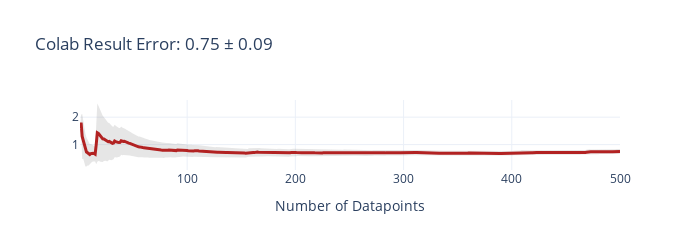
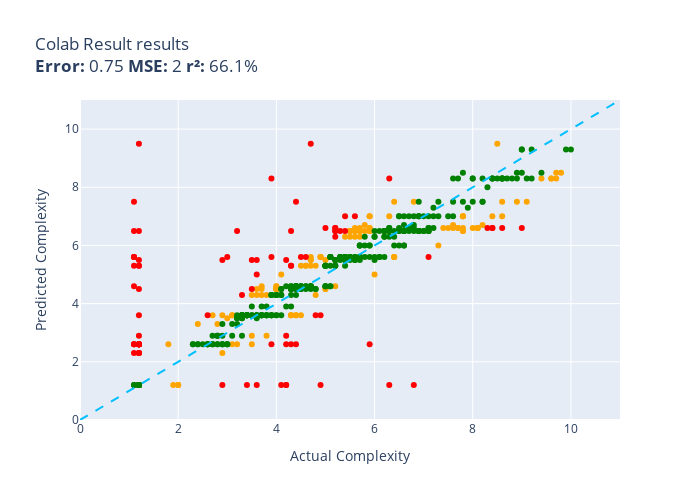

The cell these charts' notebook holds for them, in order:
### Markdown cell above
### Eval results from colab

### Code cell
results = [7.5, 8.3, 3.9, 9.3, 2.9, 1.2, 3.5, 6.5, 6.5, 4.3, 6.5, 3.6, 7.5, 4.5, 4.3, 7.5, 9.5, 5.0, 5.5, 7.3, 2.6, 7.0, 7.0, 5.6, 4.6, 1.2, 6.5, 7.0, 5.3, 5.5, 3.6, 2.6, 4.6, 2.6, 5.6, 2.6, 6.5, 8.3, 4.5, 6.3, 7.5, 2.6, 3.6, 4.5, 6.3, 2.9, 4.5, 3.6, 8.3, 1.2, 8.3, 5.3, 9.3, 5.5, 6.3, 5.5, 4.6, 8.3, 7.0, 4.5, 5.6, 6.5, 3.6, 3.5, 1.2, 6.3, 5.6, 6.3, 6.5, 5.3, 5.6, 3.6, 6.3, 6.6, 1.2, 2.6, 6.5, 3.6, 3.6, 2.6, 5.6, 2.6, 2.6, 8.3, 7.5, 4.6, 5.6, 2.6, 6.5, 8.5, 1.2, 5.6, 6.5, 6.3, 3.3, 2.9, 7.0, 8.3, 7.5, 7.0, 7.5, 3.5, 1.2, 6.5, 4.6, 6.5, 8.5, 2.6, 4.6, 4.5, 4.6, 3.6, 6.3, 4.6, 5.3, 3.6, 5.5, 6.5, 1.2, 5.6, 1.2, 5.6, 5.5, 2.6, 4.6, 2.6, 8.3, 4.3, 5.6, 4.6, 4.5, 6.3, 5.6, 4.5, 7.0, 5.6, 9.5, 3.5, 5.6, 8.3, 6.5, 5.5, 7.0, 4.5, 3.6, 7.0, 5.6, 5.6, 3.3, 6.5, 5.6, 2.6, 4.6, 6.5, 6.6, 3.3, 5.3, 2.6, 5.0, 6.6, 1.2, 3.9, 7.5, 6.5, 2.6, 6.5, 7.0, 3.6, 4.3, 7.0, 3.6, 8.5, 2.6, 5.6, 2.6, 1.2, 2.3, 7.0, 2.6, 4.5, 3.6, 5.5, 3.6, 2.3, 2.9, 7.5, 3.6, 4.5, 3.6, 6.0, 2.3, 5.5, 4.6, 8.3, 6.6, 2.6, 6.6, 3.6, 6.5, 8.3, 3.6, 8.3, 4.5, 1.2, 4.6, 4.3, 6.0, 3.6, 9.3, 6.6, 2.6, 5.3, 4.3, 5.6, 6.7, 5.5, 9.3, 3.6, 6.0, 6.5, 7.5, 5.6, 5.3, 7.0, 2.9, 1.2, 3.5, 6.6, 6.6, 4.5, 2.6, 7.0, 5.6, 8.3, 3.6, 7.0, 7.0, 8.5, 5.3, 3.6, 4.6, 5.3, 2.6, 2.9, 5.5, 3.6, 6.7, 6.5, 4.6, 6.7, 6.5, 4.6, 3.6, 3.6, 6.6, 6.5, 5.6, 1.2, 7.0, 6.0, 6.0, 6.5, 6.5, 4.3, 5.3, 1.2, 4.3, 6.5, 6.5, 3.6, 3.6, 6.6, 3.6, 6.0, 6.0, 3.6, 6.0, 6.6, 8.3, 4.6, 5.6, 3.6, 3.6, 1.2, 1.2, 5.5, 2.9, 8.5, 2.6, 8.5, 3.6, 4.3, 6.6, 6.5, 2.6, 2.6, 5.5, 2.6, 3.3, 7.3, 4.3, 1.2, 5.3, 9.5, 5.3, 2.6, 4.5, 6.5, 6.5, 3.9, 4.5, 8.3, 6.5, 3.9, 4.6, 2.6, 4.5, 3.6, 4.5, 8.3, 5.6, 4.6, 2.6, 5.0, 6.0, 1.2, 4.6, 2.6, 4.6, 1.2, 3.9, 2.6, 6.5, 5.6, 8.3, 3.6, 8.3, 6.3, 5.5, 1.2, 7.5, 6.5, 4.5, 4.3, 5.3, 5.5, 5.5, 6.6, 6.5, 4.6, 7.5, 2.6, 6.5, 6.5, 6.3, 4.5, 6.7, 6.6, 6.6, 5.5, 3.5, 4.6, 2.6, 4.6, 6.6, 3.6, 5.6, 8.3, 3.6, 5.6, 5.6, 8.3, 3.6, 6.6, 4.5, 6.5, 5.3, 4.6, 6.6, 2.6, 5.6, 4.6, 2.6, 2.9, 5.6, 2.6, 5.6, 4.6, 5.3, 5.3, 2.6, 4.5, 7.0, 1.2, 3.6, 8.3, 4.6, 6.5, 6.5, 4.3, 5.3, 6.5, 2.6, 6.6, 3.6, 7.0, 5.6, 6.6, 5.6, 7.0, 1.2, 3.6, 4.3, 3.6, 1.2, 4.5, 6.5, 1.2, 6.5, 5.3, 6.6, 3.6, 7.0, 9.3, 3.6, 6.5, 5.6, 6.6, 1.2, 5.6, 6.0, 3.6, 8.3, 5.6, 7.5, 3.6, 5.6, 7.0, 4.6, 2.6, 6.6, 5.5, 3.6, 8.3, 3.6, 3.3, 6.5, 5.6, 6.7, 5.6, 2.3, 2.9, 6.6, 4.3, 4.3, 4.5, 6.3, 2.6, 6.5, 2.3, 6.0, 3.6, 3.6, 1.2, 3.6, 6.6, 4.5, 7.0, 8.3, 6.5, 1.2, 6.6, 6.6, 4.3, 2.6, 5.6, 2.6, 6.5, 5.3, 7.5, 5.5, 5.3, 5.6, 2.9, 6.6, 4.5, 2.9, 1.2, 8.0, 6.5, 6.6, 7.0, 5.3, 6.5, 2.6, 6.6, 5.6, 2.6, 6.5, 4.5]

counter = 0
def colab_result(item):
    global counter
    score = results[counter]
    counter += 1
    return score

evaluate(colab_result, test)

### Figure 1 — Plotly figure (JSON) as saved in the notebook; plotly's stock layout.template omitted (floating-point values rounded to 4 significant figures; data arrays with more than 128 entries replaced by an {"elided": "..."} marker saying what was removed)
{"data": [{"fill": "toself", "fillcolor": "rgba(128,128,128,0.2)", "hoverinfo": "skip", "line": {"color": "rgba(255,255,255,0)"}, "name": "95% CI", "showlegend": false, "type": "scatter", "x": {"elided": "1000 int values"}, "y": {"elided": "1000 float values"}}, {"customdata": {"elided": "500x1 float values"}, "hovertemplate": "n=%{x}<br>Avg Error=%{y:,.2f}<br>±95% CI=%{customdata[0]:,.2f}<extra></extra>", "line": {"color": "firebrick", "width": 3}, "mode": "lines", "name": "Cumulative Avg Error", "type": "scatter", "x": {"elided": "500 int values"}, "y": {"elided": "500 float values"}}], "layout": {"height": 250, "showlegend": false, "title": {"text": "Colab Result Error: 0.75 ± 0.09"}, "width": 700, "xaxis": {"title": {"text": "Number of Datapoints"}}}}

### Figure 2 — Plotly figure (JSON) as saved in the notebook; plotly's stock layout.template omitted (floating-point values rounded to 4 significant figures; data arrays with more than 128 entries replaced by an {"elided": "..."} marker saying what was removed)
{"data": [{"customdata": [["(function (stmt, cfg) {\n            this...<br>Guess=7.5 Actual=9.1"], ["(function() {\n    var tok = this.expect(...<br>Guess=4.3 Actual=4.8"], ["const getLocation = () => {\n    var trac...<br>Guess=6.5 Actual=5.5"], ["const functionEntry = (name) => {\n      ...<br>Guess=3.6 Actual=4.4"], ["const use = (plugin, options) => {\n  uti...<br>Guess=4.5 Actual=4.0"], ["const abstractDegreeCentrality = (assign...<br>Guess=5.0 Actual=6.0"], ["(function(patch) {\n\t\t\t// patch [key, nul...<br>Guess=7.0 Actual=5.9"], ["const is_crossDomain = (url) => {\n    va...<br>Guess=6.5 Actual=5.5"], ["(function(rm, oRoadMap, oStep, aAddition...<br>Guess=7.0 Actual=8.4"], ["const hasLanguageChanged = ( languageSet...<br>Guess=3.6 Actual=2.9"], ["const createNav = (sources) => {\n  const...<br>Guess=2.6 Actual=1.8"], ["const compareWebhooks = (webhook, name, ...<br>Guess=6.5 Actual=5.5"], ["(function (type, para) {\n\n\t\t// avoid flo...<br>Guess=8.3 Actual=9.6"], ["const moveSelection = (forward, reset) =...<br>Guess=7.5 Actual=8.6"], ["(function (start, end, points, iMap, res...<br>Guess=6.3 Actual=5.5"], ["const pongOnTheFlyCreModalFromMeta = (id...<br>Guess=4.5 Actual=4.0"], ["(function(proposals) {\r\n\t\t\t// get rid of...<br>Guess=5.5 Actual=4.7"], ["const _Markdown_formatOptions = (options...<br>Guess=4.6 Actual=3.7"], ["(function (name, languages) {\n        va...<br>Guess=4.5 Actual=4.0"], ["const mountClassInstance = (workInProgre...<br>Guess=6.5 Actual=5.5"], ["(function(current_templates) {\n\n\t\tvar i ...<br>Guess=6.3 Actual=5.4"], ["const translateTemplates = (templates) =...<br>Guess=5.6 Actual=4.9"], ["const isKeyword = (id) => {\n        swit...<br>Guess=6.6 Actual=7.6"], ["const getConfigElement = (name) => {\n   ...<br>Guess=1.2 Actual=2.0"], ["const computeStackTrace = (ex, depth) =>...<br>Guess=5.6 Actual=6.4"], ["(function(path_config) {\n\n\t\tvar view,\n\t\t...<br>Guess=5.6 Actual=6.4"], ["(function(removeTarget) {\n        var me...<br>Guess=3.3 Actual=2.8"], ["const convertGeopoint = (point) => {\n  c...<br>Guess=7.5 Actual=6.8"], ["(function(editorContext, context, astMan...<br>Guess=6.5 Actual=7.8"], ["const buildViewAttribsSpecial = ( attNam...<br>Guess=8.5 Actual=9.7"], ["(function ( args, value, obj ) {\n\t\targs ...<br>Guess=6.5 Actual=5.6"], ["const render = (element, opts) => {\n    ...<br>Guess=8.3 Actual=9.6"], ["const stripProjectRoot = (projectRoot, f...<br>Guess=4.3 Actual=3.7"], ["(function(source) {\n    var copy, i, len...<br>Guess=5.6 Actual=4.9"], ["(function(language_slug, project_slug, r...<br>Guess=7.0 Actual=8.6"], ["const isValid = (type, value) => {\n     ...<br>Guess=9.5 Actual=8.5"], ["(function(cells, reflow) {\n    var colum...<br>Guess=4.5 Actual=3.6"], ["(function(e) {\n          el.off('mousemo...<br>Guess=3.6 Actual=4.3"], ["const _gpfDispatchEvent = (event, params...<br>Guess=4.6 Actual=4.0"], ["const buildQuery = (opts, globalSearch) ...<br>Guess=5.0 Actual=4.1"], ["const loadConfig = (opts) => {\n  if (opt...<br>Guess=2.6 Actual=3.2"], ["const toGradientData = (v1, v2, v3, v4, ...<br>Guess=8.5 Actual=9.8"], ["const PromiseResolutionHandlerFunction =...<br>Guess=3.6 Actual=4.4"], ["const _extensionsToAsn1 = (exts) => {\n  ...<br>Guess=5.5 Actual=5.0"], ["const createElement = (config) => {\n    ...<br>Guess=8.3 Actual=9.7"], ["const prop = (dest, pd, src, isrc, ndflt...<br>Guess=6.6 Actual=8.0"], ["const existing_stats = (stats_type, buck...<br>Guess=4.3 Actual=3.6"], ["const arraySample = (arr, num, remove) =...<br>Guess=5.5 Actual=4.7"], ["const ensureModelMixin = ( model, collec...<br>Guess=3.6 Actual=3.1"], ["const reportManualError = (err, request,...<br>Guess=5.3 Actual=4.6"], ["(function (ax, ay, bx, by, cx, cy, dx, d...<br>Guess=7.0 Actual=5.9"], ["const through2 = (construct) => {\n  retu...<br>Guess=3.5 Actual=3.0"], ["(function (seq, begin, end) {\n\tvar slice...<br>Guess=6.6 Actual=5.9"], ["const strftime = (offsetObject) => {\n  r...<br>Guess=6.6 Actual=7.8"], ["(function(opt_randFunc) {\n    var randFu...<br>Guess=2.6 Actual=3.1"], ["(function(asInterface) {\n    const resul...<br>Guess=7.0 Actual=7.8"], ["const parseGroupExpression = () => {\n   ...<br>Guess=7.0 Actual=7.8"], ["(function() {\n      switch (this.type) {...<br>Guess=5.3 Actual=4.6"], ["const makeReflectTypes = (uniforms, useI...<br>Guess=6.7 Actual=7.6"], ["const _updateChildNodes = (container, ch...<br>Guess=6.7 Actual=5.8"], ["const Inputter = (options, components) =...<br>Guess=6.5 Actual=5.9"], ["const setaddall = (set, iterable) => {\n ...<br>Guess=3.6 Actual=4.5"], ["function createProgramInfo(\n    gl, shad...<br>Guess=3.6 Actual=2.7"], ["const injectElementWithStyles = ( rule, ...<br>Guess=6.6 Actual=5.7"], ["(function(templateName, data) {\n\t\tvar va...<br>Guess=7.0 Actual=7.8"], ["(function() {\n    this._super.apply(this...<br>Guess=1.2 Actual=2.0"], ["const FusionPoseSensor = (kFilter, predi...<br>Guess=6.5 Actual=5.7"], ["(function( buffer, offset ) {\n\n    offse...<br>Guess=6.6 Actual=5.6"], ["const xbDebugApplyFunction = (funcname, ...<br>Guess=4.6 Actual=4.0"], ["(function(number, pad) {\n      var endia...<br>Guess=5.6 Actual=4.7"], ["const getDefinition = (name) => {\n  var ...<br>Guess=2.9 Actual=3.8"], ["const evaluateLatch = (resolver, options...<br>Guess=6.6 Actual=7.4"], ["const resolvePath = (filepath) => {\n  fi...<br>Guess=6.5 Actual=5.9"], ["const mergeOptions = (defaults, settings...<br>Guess=4.3 Actual=3.5"], ["const parseCallee = (node) => {\n  const ...<br>Guess=4.5 Actual=4.0"], ["const ortho = (left, right, bottom, top,...<br>Guess=2.6 Actual=3.5"], ["const formatError = (err, input) => {\n  ...<br>Guess=4.5 Actual=5.0"], ["const SocketServices = ( options ) => {\n...<br>Guess=3.6 Actual=4.3"], ["(function() {\n    var jsPath, scripts, i...<br>Guess=6.3 Actual=5.7"], ["const parseRegion = (input) => {\n       ...<br>Guess=6.5 Actual=5.7"], ["const advance = (id, t) => {\n        swi...<br>Guess=7.5 Actual=6.4"], ["(function(image, x, y, options) {\n      ...<br>Guess=4.5 Actual=4.0"], ["const parser = (file, callback) => {\n  /...<br>Guess=6.7 Actual=8.2"], ["(function (options) {\n        _.isString...<br>Guess=6.6 Actual=8.1"], ["(function (level, message, tag, data) {\n...<br>Guess=6.6 Actual=8.1"], ["(function( ev, element ) {\n\t\t\tvar isLeft...<br>Guess=4.5 Actual=5.0"], ["(function(containerBlock) {\n    var clau...<br>Guess=5.3 Actual=4.8"], ["(function(sPropertyName, sSortOrder) {\n\t...<br>Guess=4.5 Actual=4.0"], ["const _createMethod = (definition, metho...<br>Guess=4.6 Actual=5.2"], ["const _default = (base, link) => {\n  // ...<br>Guess=5.3 Actual=4.5"], ["const isConstant = (node, inBooleanPosit...<br>Guess=6.6 Actual=8.1"], ["(function (s, o) {\n        if (o) {\n    ...<br>Guess=6.6 Actual=7.7"], ["(function(feature, pixel) {\n            ...<br>Guess=1.2 Actual=1.9"], ["const removeElement = ( element, enterTa...<br>Guess=6.5 Actual=5.5"], ["(function(date, value, period) {\n       ...<br>Guess=3.6 Actual=4.3"], ["(function( element, fullMatch ) {\n\t\t\tvar...<br>Guess=7.0 Actual=6.3"], ["const _compressOther = (json, aKeys) => ...<br>Guess=3.6 Actual=3.1"], ["const GPT = ( options ) => {\n\n  if( !(th...<br>Guess=6.5 Actual=5.6"], ["const Node = (config) => {\n    RED.nodes...<br>Guess=5.6 Actual=6.4"], ["function createPlaneVertices(\n    width,...<br>Guess=6.0 Actual=7.3"], ["(function() {\n\n      var matches = this....<br>Guess=8.3 Actual=9.4"], ["(function (paths) {\n\t\t\tvar maxX = Number...<br>Guess=5.6 Actual=4.9"], ["(function ( timeCode, frameRate, dropFra...<br>Guess=7.5 Actual=8.9"], ["const getStyle = (element) => {\n    cons...<br>Guess=3.3 Actual=2.4"], ["const StreamClient = (options) => {\n    ...<br>Guess=6.5 Actual=7.8"], ["(function(record) {\n\n\t\tif (Lava.schema.D...<br>Guess=2.3 Actual=2.9"], ["(function (url, callback, options) {\n   ...<br>Guess=2.9 Actual=3.5"], ["(function( item, index ) {\n        $.con...<br>Guess=4.5 Actual=3.7"], ["const trigger = (event) => {\n\t\tvar args;...<br>Guess=6.3 Actual=5.6"], ["const swagger20TypeFor = (type) => {\n   ...<br>Guess=6.5 Actual=5.7"], ["const inlineHandler = (string, selection...<br>Guess=6.6 Actual=5.9"], ["const makeLink = (rel, ldo) => {\n  var i...<br>Guess=4.3 Actual=3.8"], ["const splitLongWord = (word, widths_arra...<br>Guess=5.3 Actual=4.7"], ["const getViewRoot = (source) => {\n\tconst...<br>Guess=6.5 Actual=5.8"], ["const SimpleColorPicker = (options) => {...<br>Guess=6.6 Actual=7.7"], ["(function(name, value) {\n        // Retu...<br>Guess=6.6 Actual=7.5"]], "hovertemplate": "%{customdata[0]}<extra></extra>", "legendgroup": "orange", "marker": {"color": "orange", "size": 6, "symbol": "circle"}, "mode": "markers", "name": "orange", "orientation": "v", "showlegend": true, "type": "scatter", "x": [9.1, 4.8, 5.5, 4.4, 4.0, 6.0, 5.9, 5.5, 8.4, 2.9, 1.8, 5.5, 9.6, 8.6, 5.5, 4.0, 4.7, 3.7, 4.0, 5.5, 5.4, 4.9, 7.6, 2.0, 6.4, 6.4, 2.8, 6.8, 7.8, 9.7, 5.6, 9.6, 3.7, 4.9, 8.6, 8.5, 3.6, 4.3, 4.0, 4.1, 3.2, 9.8, 4.4, 5.0, 9.7, 8.0, 3.6, 4.7, 3.1, 4.6, 5.9, 3.0, 5.9, 7.8, 3.1, 7.8, 7.8, 4.6, 7.6, 5.8, 5.9, 4.5, 2.7, 5.7, 7.8, 2.0, 5.7, 5.6, 4.0, 4.7, 3.8, 7.4, 5.9, 3.5, 4.0, 3.5, 5.0, 4.3, 5.7, 5.7, 6.4, 4.0, 8.2, 8.1, 8.1, 5.0, 4.8, 4.0, 5.2, 4.5, 8.1, 7.7, 1.9, 5.5, 4.3, 6.3, 3.1, 5.6, 6.4, 7.3, 9.4, 4.9, 8.9, 2.4, 7.8, 2.9, 3.5, 3.7, 5.6, 5.7, 5.9, 3.8, 4.7, 5.8, 7.7, 7.5], "xaxis": "x", "y": [7.5, 4.3, 6.5, 3.6, 4.5, 5.0, 7.0, 6.5, 7.0, 3.6, 2.6, 6.5, 8.3, 7.5, 6.3, 4.5, 5.5, 4.6, 4.5, 6.5, 6.3, 5.6, 6.6, 1.2, 5.6, 5.6, 3.3, 7.5, 6.5, 8.5, 6.5, 8.3, 4.3, 5.6, 7.0, 9.5, 4.5, 3.6, 4.6, 5.0, 2.6, 8.5, 3.6, 5.5, 8.3, 6.6, 4.3, 5.5, 3.6, 5.3, 7.0, 3.5, 6.6, 6.6, 2.6, 7.0, 7.0, 5.3, 6.7, 6.7, 6.5, 3.6, 3.6, 6.6, 7.0, 1.2, 6.5, 6.6, 4.6, 5.6, 2.9, 6.6, 6.5, 4.3, 4.5, 2.6, 4.5, 3.6, 6.3, 6.5, 7.5, 4.5, 6.7, 6.6, 6.6, 4.5, 5.3, 4.5, 4.6, 5.3, 6.6, 6.6, 1.2, 6.5, 3.6, 7.0, 3.6, 6.5, 5.6, 6.0, 8.3, 5.6, 7.5, 3.3, 6.5, 2.3, 2.9, 4.5, 6.3, 6.5, 6.6, 4.3, 5.3, 6.5, 6.6, 6.6], "yaxis": "y"}, {"customdata": [["const processConfig = (config) => {\n    ...<br>Guess=8.3 Actual=6.3"], ["const checkGroup = (nodes) => {\n        ...<br>Guess=7.5 Actual=1.1"], ["(function(s) {\r\n\t\t\ts = tinymce.trim(s);\r...<br>Guess=9.5 Actual=1.2"], ["const getWeight = (labels, labelWeight) ...<br>Guess=2.6 Actual=1.1"], ["const runScript = (code) => {\n    var an...<br>Guess=4.6 Actual=1.1"], ["(function(req, res) {\n    var params = U...<br>Guess=4.5 Actual=1.2"], ["(function(r, g, b, a) {\n    var rgb = [r...<br>Guess=2.6 Actual=1.1"], ["(function ( buttonSet, wrapper )\n\t{\n\t\tva...<br>Guess=6.3 Actual=5.2"], ["const getToken = (options) => {\n    retu...<br>Guess=2.6 Actual=4.4"], ["const Decoder = () => {\n    var skip = 0...<br>Guess=2.6 Actual=4.2"], ["(function(value) {\n        switch (value...<br>Guess=6.5 Actual=5.2"], ["(function(other) {\n\tvar me = this.region...<br>Guess=1.2 Actual=4.2"], ["const makeEvent = (entry, hostname) => {...<br>Guess=2.9 Actual=1.2"], ["(function(isInstant) {\n      if (this._l...<br>Guess=1.2 Actual=2.9"], ["const isGlob = (candidate) => {\n  if (ty...<br>Guess=2.6 Actual=1.1"], ["const tableFromMethods = (methodsArr) =>...<br>Guess=2.6 Actual=1.2"], ["(function() {\n    var flashBridge = _fla...<br>Guess=5.6 Actual=3.9"], ["(function (referencePath, baseLogicalPat...<br>Guess=2.6 Actual=1.2"], ["(function() {\n\t\tvar ti, p, source;\n\n\t\tif...<br>Guess=6.6 Actual=5.0"], ["(function(name, value) {\n\t\t\t\tvar self = ...<br>Guess=5.3 Actual=1.2"], ["(function (elems, context) {\n           ...<br>Guess=2.6 Actual=3.9"], ["(function () {\n\n\t\tvar series = this,\n\t\t\t...<br>Guess=7.5 Actual=4.4"], ["(function(column,isInv)\r\n\t\t{\r\n\t\t\tvar mul...<br>Guess=6.5 Actual=5.2"], ["const _determineAutoPosition = (targetEl...<br>Guess=7.0 Actual=5.6"], ["(function(apiClient) {\n    this.apiClien...<br>Guess=2.6 Actual=4.3"], ["(function () {\n\t\t\tvar bLoaded = sap.ui.g...<br>Guess=2.3 Actual=1.1"], ["const pathsort = (paths, sep, algorithm)...<br>Guess=2.3 Actual=1.2"], ["const fix = (event) => {\n    if (!('defa...<br>Guess=2.3 Actual=1.2"], ["const extractToText = (strings) => {\r\n\t\t...<br>Guess=6.6 Actual=8.6"], ["const init = (domainManager) => {\n    _d...<br>Guess=2.6 Actual=5.9"], ["const BaseLayer = (document, group, raw)...<br>Guess=6.6 Actual=8.3"], ["const createAPIDoneHook = (done, ctx) =>...<br>Guess=3.6 Actual=4.9"], ["const _getUser = (response) => {\n\n    if...<br>Guess=2.6 Actual=1.2"], ["const generateUsername = (base) => {\n   ...<br>Guess=2.9 Actual=4.2"], ["const server = (argv, config, args) => {...<br>Guess=1.2 Actual=4.1"], ["const addPluginsFromBundles = (resultCon...<br>Guess=2.6 Actual=1.2"], ["const throttleMiddleware = (request, res...<br>Guess=5.5 Actual=2.9"], ["(function() {\n        var offset = this....<br>Guess=6.5 Actual=5.3"], ["const appendDirEnd = (str, struct) => {\n...<br>Guess=5.3 Actual=4.3"], ["const updateBrokerListInConfigFile = (co...<br>Guess=6.5 Actual=4.3"], ["const CleanValue = (config, value) => {\n...<br>Guess=6.6 Actual=9.0"], ["const processFiles = (bucket, key, trans...<br>Guess=3.6 Actual=1.2"], ["(function ( e, args, scope, warning ) {\n...<br>Guess=3.6 Actual=4.8"], ["(function () {\n\n            // Documente...<br>Guess=1.2 Actual=4.2"], ["const dump = (logger) => {\n    var prefi...<br>Guess=2.6 Actual=1.2"], ["const loadSchema = (schemaBasePath, full...<br>Guess=2.6 Actual=1.2"], ["const execute_ = (ctx, statement, values...<br>Guess=5.5 Actual=4.2"], ["const createContext = (params, onNext) =...<br>Guess=2.6 Actual=1.2"], ["const isNumericSubclass = ( t, t_min, t_...<br>Guess=9.5 Actual=4.7"], ["const registerExtension = (extension) =>...<br>Guess=5.3 Actual=4.3"], ["const logArr = (arr) => {\n\n  if(argument...<br>Guess=4.5 Actual=3.5"], ["(function(walk) {\n        if (this.emitT...<br>Guess=5.0 Actual=3.6"], ["const addTransient = ( internalObj, temp...<br>Guess=2.6 Actual=1.2"], ["const dsStatement = (statement) => {\n  s...<br>Guess=6.5 Actual=5.4"], ["const negate = (m, dst) => {\n  dst = dst...<br>Guess=1.2 Actual=3.6"], ["const sbc = (cpu, n) => {\n    const cy =...<br>Guess=4.3 Actual=3.3"], ["const determineFreqCategories = () => {\n...<br>Guess=5.5 Actual=3.5"], ["const hasPrefix = (property, prefix) => ...<br>Guess=2.6 Actual=1.2"], ["(function() {\n      \n      var getDefaul...<br>Guess=5.5 Actual=3.6"], ["const $super = (arrayOfArgs) => {\r\n     ...<br>Guess=5.6 Actual=4.5"], ["(function () {\n    var tzGuess = moment....<br>Guess=2.6 Actual=1.2"], ["(function() {\n\t\t\tvar rangeList = this,\n\t...<br>Guess=5.6 Actual=7.1"], ["(function(){\n            if(errors.lengt...<br>Guess=2.6 Actual=1.2"], ["const getConnection = (req, res, next, c...<br>Guess=2.6 Actual=1.2"], ["const equals = (a, b) => {\n  var a0 = a[...<br>Guess=1.2 Actual=6.8"], ["const bidResponseAvailable = (bidRequest...<br>Guess=6.5 Actual=1.2"], ["(function (response, statusCode, statusT...<br>Guess=5.6 Actual=1.1"], ["const getDestinations = (rootTree, locat...<br>Guess=5.6 Actual=1.1"], ["const traverseThroughObject = (lookup, d...<br>Guess=7.0 Actual=5.4"], ["const esriFy = (properties, geometry, da...<br>Guess=5.3 Actual=1.2"], ["const writeBuildscriptHookForCrashlytics...<br>Guess=6.6 Actual=5.2"], ["(function ( name, value, offset, domain,...<br>Guess=6.6 Actual=8.4"], ["function preprocessCartForServer( {\n\tcou...<br>Guess=3.6 Actual=2.6"], ["const scriptLoader = (url, callback) => ...<br>Guess=5.6 Actual=3.0"], ["const reflowText = (text, width, gfm) =>...<br>Guess=6.6 Actual=8.4"], ["const compareByOriginalPositions = (mapp...<br>Guess=5.6 Actual=4.6"], ["(function(input) {\n\t\tvar needstesting = ...<br>Guess=2.3 Actual=1.2"], ["const Peer = (options) => {\n  if (!(this...<br>Guess=1.2 Actual=6.3"], ["const parseBindings = (bindings) => {\n  ...<br>Guess=6.6 Actual=5.2"], ["const executeAuthCreateUserCommand = (db...<br>Guess=8.3 Actual=3.9"], ["const serialize = (root) => {\n        //...<br>Guess=6.5 Actual=1.1"], ["const validStore = (store) => {\r\n    ret...<br>Guess=1.2 Actual=4.9"], ["const race$1 = (entries) => {\n  /*jshint...<br>Guess=2.6 Actual=1.2"], ["(function (e) {\n\n        // if you click...<br>Guess=5.5 Actual=1.2"], ["(function(apiClient) {\n    this.apiClien...<br>Guess=1.2 Actual=3.4"], ["(function(/* filename, data[, encoding],...<br>Guess=5.3 Actual=1.1"], ["const importAll = (context) => {\n  const...<br>Guess=5.6 Actual=1.1"], ["const deepFreeze = (obj) => {\n    // if ...<br>Guess=6.5 Actual=3.2"]], "hovertemplate": "%{customdata[0]}<extra></extra>", "legendgroup": "red", "marker": {"color": "red", "size": 6, "symbol": "circle"}, "mode": "markers", "name": "red", "orientation": "v", "showlegend": true, "type": "scatter", "x": [6.3, 1.1, 1.2, 1.1, 1.1, 1.2, 1.1, 5.2, 4.4, 4.2, 5.2, 4.2, 1.2, 2.9, 1.1, 1.2, 3.9, 1.2, 5.0, 1.2, 3.9, 4.4, 5.2, 5.6, 4.3, 1.1, 1.2, 1.2, 8.6, 5.9, 8.3, 4.9, 1.2, 4.2, 4.1, 1.2, 2.9, 5.3, 4.3, 4.3, 9.0, 1.2, 4.8, 4.2, 1.2, 1.2, 4.2, 1.2, 4.7, 4.3, 3.5, 3.6, 1.2, 5.4, 3.6, 3.3, 3.5, 1.2, 3.6, 4.5, 1.2, 7.1, 1.2, 1.2, 6.8, 1.2, 1.1, 1.1, 5.4, 1.2, 5.2, 8.4, 2.6, 3.0, 8.4, 4.6, 1.2, 6.3, 5.2, 3.9, 1.1, 4.9, 1.2, 1.2, 3.4, 1.1, 1.1, 3.2], "xaxis": "x", "y": [8.3, 7.5, 9.5, 2.6, 4.6, 4.5, 2.6, 6.3, 2.6, 2.6, 6.5, 1.2, 2.9, 1.2, 2.6, 2.6, 5.6, 2.6, 6.6, 5.3, 2.6, 7.5, 6.5, 7.0, 2.6, 2.3, 2.3, 2.3, 6.6, 2.6, 6.6, 3.6, 2.6, 2.9, 1.2, 2.6, 5.5, 6.5, 5.3, 6.5, 6.6, 3.6, 3.6, 1.2, 2.6, 2.6, 5.5, 2.6, 9.5, 5.3, 4.5, 5.0, 2.6, 6.5, 1.2, 4.3, 5.5, 2.6, 5.5, 5.6, 2.6, 5.6, 2.6, 2.6, 1.2, 6.5, 5.6, 5.6, 7.0, 5.3, 6.6, 6.6, 3.6, 5.6, 6.6, 5.6, 2.3, 1.2, 6.6, 8.3, 6.5, 1.2, 2.6, 5.5, 1.2, 5.3, 5.6, 6.5], "yaxis": "y"}, {"customdata": {"elided": "296x1 str values"}, "hovertemplate": "%{customdata[0]}<extra></extra>", "legendgroup": "green", "marker": {"color": "green", "size": 6, "symbol": "circle"}, "mode": "markers", "name": "green", "orientation": "v", "showlegend": true, "type": "scatter", "x": {"elided": "296 float values"}, "xaxis": "x", "y": {"elided": "296 float values"}, "yaxis": "y"}, {"hoverinfo": "skip", "line": {"color": "deepskyblue", "dash": "dash", "width": 2}, "mode": "lines", "name": "y = x", "showlegend": false, "type": "scatter", "x": [0, 11], "y": [0, 11]}], "layout": {"height": 500, "legend": {"title": {"text": "color"}, "tracegroupgap": 0}, "showlegend": false, "title": {"text": "Colab Result results<br><b>Error:</b> 0.75 <b>MSE:</b> 2 <b>r²:</b> 66.1%"}, "width": 700, "xaxis": {"anchor": "y", "domain": [0, 1], "range": [0, 11], "title": {"text": "Actual Complexity"}}, "yaxis": {"anchor": "x", "domain": [0, 1], "range": [0, 11], "title": {"text": "Predicted Complexity"}}}}
